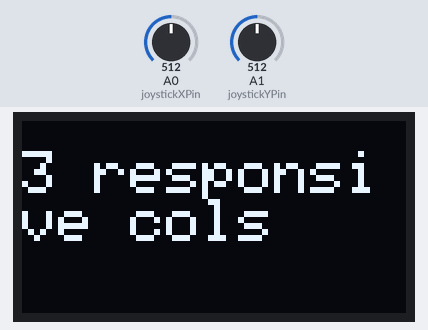
A sketch run on a simulated Arduino Uno, built with avr-gcc and run on an emulated ATmega328P. Parts: 128×64 one-colour display. Inputs (shaded band) come from the test bench; at power-on: A1 (joystickYPin) = 512, A0 (joystickXPin) = 512.

Above: at 1.2 s.
1.3 s: A1 (joystickYPin) set to 90
At 1.4 s:
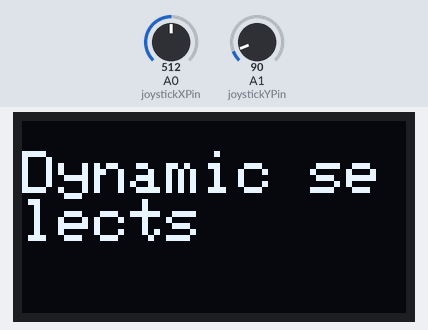
At 2.3 s:
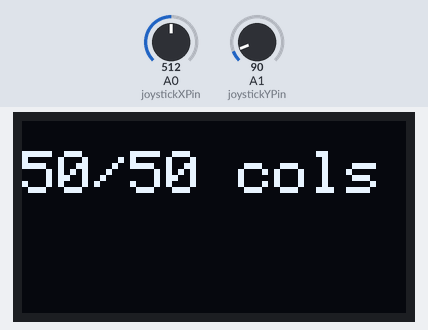
3.4 s: A0 (joystickXPin) set to 108
4.9 s: A0 (joystickXPin) set to 95
6.4 s: A0 (joystickXPin) set to 122
At 6.78 s:
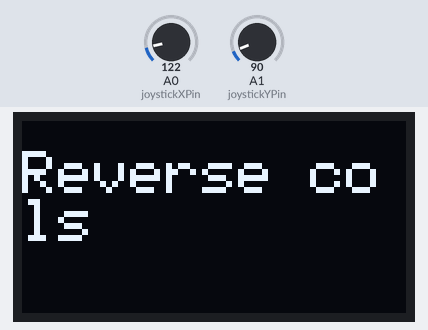
8.6 s: A0 (joystickXPin) set to 90
Timing chart, 0 to 11.1 s (numbered marks = the images above; inputs shaded):
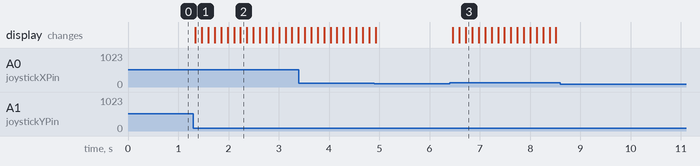

The sketch:

joystick_lcd.ino
```cpp
#include <Wire.h>
#include <Adafruit_GFX.h>
#include <Adafruit_SSD1306.h>

#define SCREEN_WIDTH 128
#define SCREEN_HEIGHT 64

Adafruit_SSD1306 display(SCREEN_WIDTH, SCREEN_HEIGHT, &Wire, -1);

// Joystick pins
const int joystickXPin = A0;
const int joystickYPin = A1;

// Joystick threshold values for directions
const int joystickThreshold = 100;
const int joystickMaxValue = 1023;

// Joystick directions
enum JoystickDirection {
  CENTER,
  UP,
  DOWN,
  LEFT,
  RIGHT
};

// Menu options
const char* menuOptions[] = {
  "3 responsive cols",
  "5 responsive cols",
  "50/50 cols",
  "Reverse cols",
  "Dynamic selects"
};

// Current selected option
int selectedOption = 0;

void setup() {
  display.begin(SSD1306_SWITCHCAPVCC, 0x3C);
  display.clearDisplay();
  display.setTextColor(WHITE);
  display.setTextSize(2);
}

void loop() {
  // Read joystick values
  int joystickX = analogRead(joystickXPin);
  int joystickY = analogRead(joystickYPin);

  // Determine joystick direction
  JoystickDirection direction = getJoystickDirection(joystickX, joystickY);

  // Update selected option based on joystick direction
  switch (direction) {
    case UP:
      selectedOption--;
      if (selectedOption < 0) {
        selectedOption = sizeof(menuOptions) / sizeof(menuOptions[0]) - 1;
      }
      break;
    case DOWN:
      selectedOption++;
      if (selectedOption >= sizeof(menuOptions) / sizeof(menuOptions[0])) {
        selectedOption = 0;
      }
      break;
    default:
      break;
  }

  // Display menu option on OLED
  display.clearDisplay();
  display.setCursor(0, 10);
  display.println(menuOptions[selectedOption]);
  display.display();
  delay(100);
}

JoystickDirection getJoystickDirection(int x, int y) {
  if (x > joystickThreshold && x < joystickMaxValue - joystickThreshold) {
    if (y > joystickThreshold && y < joystickMaxValue - joystickThreshold) {
      return CENTER;
    } else if (y <= joystickThreshold) {
      return UP;
    } else if (y >= joystickMaxValue - joystickThreshold) {
      return DOWN;
    }
  } else if (x <= joystickThreshold) {
    return LEFT;
  } else if (x >= joystickMaxValue - joystickThreshold) {
    return RIGHT;
  }

  return CENTER; // Default to CENTER if no direction is detected
}
```

Measured:
- after the input at 1.3 s, the display: changes at once (image 1)
- after the input at 6.4 s, the display: first changes after 0.06 s (image 3 shows a later state)
- after the input at 8.6 s, every drawn part: stays the same
